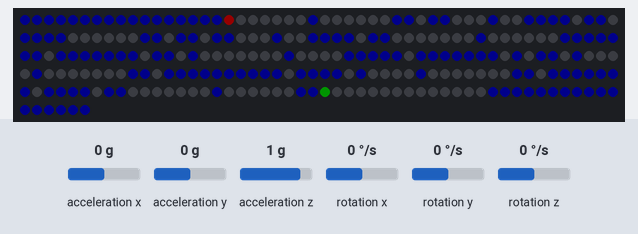
A sketch run on a simulated Arduino Uno, built with avr-gcc and run on an emulated ATmega328P. Parts: 256 RGB LEDs in strip order, left to right, continuing on the next row. The test bench sets the inputs (shaded band); at power-on: acceleration x 0 g, acceleration z 1 g, acceleration y 0 g, rotation x 0 °/s, rotation y 0 °/s, rotation z 0 °/s. Dim RGB values are drawn brighter than linear; the local clock reads 2024-03-15 10:24:30 at power-on unless the sketch sets it.

Above: at 1.2 s.
1.3 s: acceleration x set to 0.8 g
3.1 s: acceleration x set to -1.4 g
5.0 s: acceleration z set to -1.4 g
At 6.0 s:
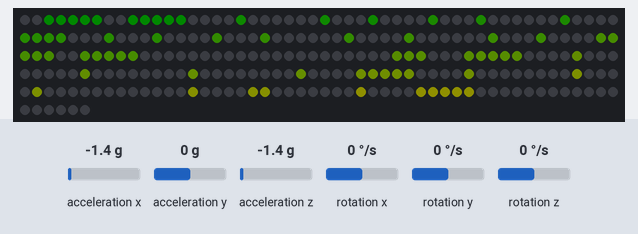
6.5 s: acceleration y set to -1.4 g
At 8.0 s:
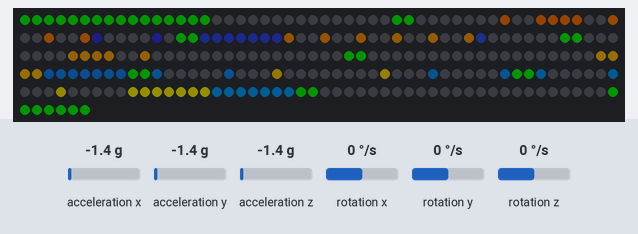
9.5 s: acceleration y set to 0 g
At 11.1 s:
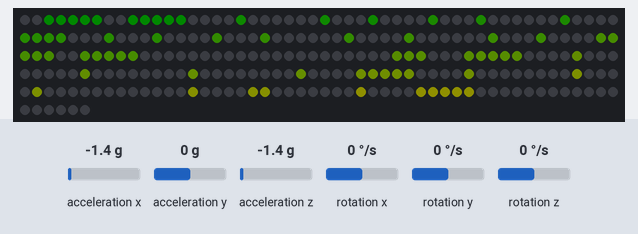
11.9 s: acceleration x set to 0 g
At 13.3 s:
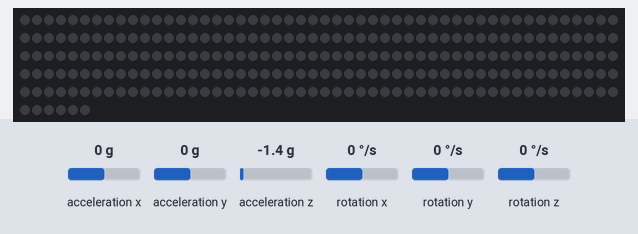
Timing chart, 0 to 14.9 s (numbered marks = the images above; inputs shaded):
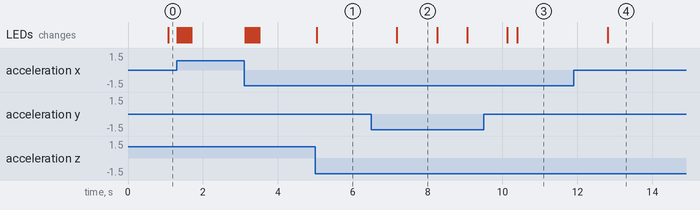

Measured:
- after the input at 5.0 s, the LEDs: change at once (image 1)
- after the input at 6.5 s, the LEDs: change after 0.68 s (image 2)
- after the input at 9.5 s, the LEDs: first differ from a run without the input after 0.90 s (image 3)
- after the input at 11.9 s, the LEDs: change after 0.91 s (image 4)

The sketch:

T_PIC.ino
```cpp
// ========================================================================================
// PROJETO: Display Gravitacional (PIC 1 - UFES)
// DESCRIÇÃO: Matriz de LED interativa com Acelerômetro, Relógio e Termômetro.
// GRUPO: Davi, Heitor e João
// ========================================================================================

// ----------------------------------------------------------------------------------------
// 1. BIBLIOTECAS
// ----------------------------------------------------------------------------------------
#include <Wire.h>       // Comunicação I2C
#include <MPU6050.h>    // Sensor de Movimento
#include "RTClib.h"     // Relógio de Tempo Real
#include <FastLED.h>    // Controle da Matriz de LEDs

// ----------------------------------------------------------------------------------------
// 2. DEFINIÇÕES DE HARDWARE E CONSTANTES
// ----------------------------------------------------------------------------------------
#define LED_PIN     7   // Pino de dados dos LEDs
#define NUM_LEDS    256 // Matriz 16x16
#define BRIGHTNESS  20  // Brilho limitado para economia de energia

// ----------------------------------------------------------------------------------------
// 3. INSTÂNCIAS E VARIÁVEIS GLOBAIS
// ----------------------------------------------------------------------------------------
CRGB leds[NUM_LEDS];    // Array de cores dos LEDs
RTC_DS1307 rtc;         // Objeto do Relógio
MPU6050 mpu(0x69);      // Sensor MPU (Endereço 0x69)
char buffer[16][16];    // Grade virtual para desenho antes de renderizar

// Variáveis de Filtragem (Filtro Passa-Baixa)
float axFiltrado = 0, ayFiltrado = 0, azFiltrado = 0;
float alfa = 0.2;       // Fator de suavização (0.0 a 1.0)

// Estado do Sistema
bool bateuNaParede = false;
int nivelAtual = 0;     // Nível do Labirinto (0 a 4)
int modoGlobal = 0;     // 0:Jogo, 1:Relógio, 2:Data, 3:Temperatura
int bolaX = 1, bolaY = 1;

// ----------------------------------------------------------------------------------------
// 4. MAPAS E FONTES (DADOS DE MEMÓRIA)
// ----------------------------------------------------------------------------------------

// Labirintos: Cada uint16_t representa uma linha de 16 bits (1=parede, 0=caminho)
const uint16_t mapas[5][16] = {
    { 0xFFFF, 0x8081, 0xBC8D, 0xBC0D, 0xBC8D, 0x8081, 0xBFBF, 0xA021, 0xAFEF, 0xA101, 0xEFFD, 0xA101, 0xBDFD, 0x8081, 0x8001, 0xFFFF },
    { 0xFFFF, 0x8181, 0xFBB7, 0x8105, 0xBFF5, 0xA015, 0xACC5, 0x8845, 0xDBB7, 0x8B81, 0xEBFF, 0x8801, 0xBFFD, 0x8001, 0x8001, 0xFFFF },
    { 0xFFFF, 0x9FFF, 0x8201, 0xBAF5, 0x8295, 0xBE9D, 0x8081, 0xFEFF, 0x8001, 0x9E85, 0x8285, 0x82BD, 0x82A5, 0x9EBD, 0x8001, 0xFFFF },
    { 0xFFFF, 0x9005, 0xC87D, 0xAAD5, 0xAE15, 0xA2D1, 0xA945, 0x8855, 0x8BA9, 0xAA11, 0xAA43, 0xA925, 0xA61D, 0x9085, 0x8891, 0xFFFF },
    { 0xFFFF, 0xAAAB, 0xAAAB, 0x8001, 0xDFFD, 0xD001, 0x96FD, 0x9803, 0x87ED, 0xF225, 0x8A25, 0xBC25, 0x8105, 0xDFFD, 0x8001, 0xFFFF }
};

// Fonte Numérica: Matriz 5x7 para os dígitos de 0 a 9
const uint8_t fonteCubo[10][7] = {
    {0x1F, 0x11, 0x11, 0x11, 0x11, 0x11, 0x1F}, // 0
    {0x04, 0x0C, 0x04, 0x04, 0x04, 0x04, 0x0E}, // 1
    {0x1F, 0x01, 0x01, 0x1F, 0x10, 0x10, 0x1F}, // 2
    {0x1F, 0x01, 0x01, 0x0F, 0x01, 0x01, 0x1F}, // 3
    {0x11, 0x11, 0x11, 0x1F, 0x01, 0x01, 0x01}, // 4
    {0x1F, 0x10, 0x10, 0x1F, 0x01, 0x01, 0x1F}, // 5
    {0x1F, 0x10, 0x10, 0x1F, 0x11, 0x11, 0x1F}, // 6
    {0x1F, 0x01, 0x01, 0x01, 0x01, 0x01, 0x01}, // 7
    {0x1F, 0x11, 0x11, 0x1F, 0x11, 0x11, 0x1F}, // 8
    {0x1F, 0x11, 0x11, 0x1F, 0x01, 0x01, 0x1F}  // 9
};

const uint8_t simboloCelsius[7] = { 0b01100011, 0b10010100, 0b10010100, 0b01100100, 0b00000100, 0b00000100, 0b00000011 };
// ----------------------------------------------------------------------------------------
// 5. AUXILIARES E RENDERIZAÇÃO
// ----------------------------------------------------------------------------------------

int getIndex(int x, int y) {
    if (y % 2 == 0) return (y * 16) + (15 - x);
    else return (y * 16) + x;
}

void limparBuffer() {
    for (int i = 0; i < 16; i++) {
        for (int j = 0; j < 16; j++) buffer[i][j] = '.';
    }
}

void escreverNoBuffer(int x, int y, char c, int rot) {
    int nx = x, ny = y;
    if (rot == 90) { nx = y; ny = 15 - x; }
    else if (rot == 180) { nx = 15 - x; ny = 15 - y; }
    else if (rot == 270) { nx = 15 - y; ny = x; }
    if (nx >= 0 && nx < 16 && ny >= 0 && ny < 16) buffer[ny][nx] = c;
}

void desenharDigito(int d, int xOff, int yOff, int rot, char c) {
    for (int i = 0; i < 7; i++) {
        for (int j = 0; j < 5; j++) {
            if ((fonteCubo[d][i] >> (4 - j)) & 1) escreverNoBuffer(yOff + j, xOff + i, c, rot);
        }
    }
}

void renderizar() {
    for (int i = 0; i < 16; i++) {
        for (int j = 0; j < 16; j++) {
            int idx = getIndex(j, i);

            if (buffer[i][j] == '#') {
                if (modoGlobal == 1)      leds[idx] = blend(CRGB(40,0,80), CRGB(0,180,255), i*17); // Roxo -> Azul
                else if (modoGlobal == 2) leds[idx] = blend(CRGB(0,120,0), CRGB(200,200,0), i*17); // Verde -> Lima
                else if (modoGlobal == 3) leds[idx] = blend(CRGB(200,0,0), CRGB(255,140,0), i*17); // Vermelho -> Laranja
                else                      leds[idx] = CRGB(0, 0, 150);
            }
            else if (buffer[i][j] == 'M') { // Minutos
                leds[idx] = blend(CRGB(255,100,0), CRGB(255,255,0), i*17); // Laranja -> Amarelo
            }
            else if (buffer[i][j] == 'S') leds[idx] = CRGB(0, 255, 0); // Segundos
            else if (buffer[i][j] == 'O') leds[idx] = bateuNaParede ? CRGB(255, 255, 255) : CRGB(255, 0, 0);
            else if (buffer[i][j] == 'X') leds[idx] = CRGB(0, 255, 0);
            else leds[idx] = CRGB(0, 0, 0);
        }
    }
    FastLED.show();
}

// ----------------------------------------------------------------------------------------
// 6. MODOS DE OPERAÇÃO
// ----------------------------------------------------------------------------------------

void modoRelogio() {
    DateTime now = rtc.now();
    limparBuffer(); modoGlobal = 1;

    // Horas (Gradiente Roxo/Azul)
    desenharDigito(now.hour() / 10, 1, 2, 270, '#');
    desenharDigito(now.hour() % 10, 1, 9, 270, '#');

    // Minutos (Gradiente Laranja/Amarelo)
    desenharDigito(now.minute() / 10, 8, 2, 270, 'M');
    desenharDigito(now.minute() % 10, 8, 9, 270, 'M');

    int seg = now.second();
    for (int i = 0; i < 15; i++) {
        if (seg > i)      escreverNoBuffer(i, 0, 'S', 0);
        if (seg > i + 15) escreverNoBuffer(15, i, 'S', 0);
        if (seg > i + 30) escreverNoBuffer(15-i, 15, 'S', 0);
        if (seg > i + 45) escreverNoBuffer(0, 15-i, 'S', 0);
    }
    renderizar();
}

void modoData() {
    DateTime now = rtc.now();
    limparBuffer(); modoGlobal = 2;
    desenharDigito(now.day() / 10, 1, 2, 180, '#');
    desenharDigito(now.day() % 10, 1, 9, 180, '#');
    desenharDigito(now.month() / 10, 9, 2, 180, '#');
    desenharDigito(now.month() % 10, 9, 9, 180, '#');
    renderizar();
}

void modoTemperatura() {
    int tempInt = (int)(mpu.getTemperature() / 340.0 + 30);
    limparBuffer(); modoGlobal = 3;
    desenharDigito(tempInt / 10, 1, 2, 90, '#');
    desenharDigito(tempInt % 10, 1, 9, 90, '#');
    for (int i = 0; i < 7; i++) {
        for (int j = 0; j < 8; j++) {
            if ((simboloCelsius[i] >> (7 - j)) & 1) escreverNoBuffer(4 + j, 9 + i, '#', 90);
        }
    }
    renderizar();
}

void modoJogo(int16_t ay, int16_t ax) {
    limparBuffer(); modoGlobal = 0; bateuNaParede = false;
    for (int i = 0; i < 16; i++) {
        for (int j = 0; j < 16; j++) {
            if ((mapas[nivelAtual][i] >> (15 - j)) & 1) escreverNoBuffer(j, i, '#', 0);
        }
    }
    escreverNoBuffer(14, 14, 'X', 0);

    int px = bolaX, py = bolaY;
    if (ax > 4000) px = constrain(bolaX + 1, 0, 15);
    else if (ax < -4000) px = constrain(bolaX - 1, 0, 15);
    if (!((mapas[nivelAtual][bolaY] >> (15 - px)) & 1)) bolaX = px;
    else if (abs(ax) > 4000) bateuNaParede = true;

    if (ay > 4000) py = constrain(bolaY + 1, 0, 15);
    else if (ay < -4000) py = constrain(bolaY - 1, 0, 15);
    if (!((mapas[nivelAtual][py] >> (15 - bolaX)) & 1)) bolaY = py;
    else if (abs(ay) > 4000) bateuNaParede = true;

    if (bolaX == 14 && bolaY == 14) {
        fill_solid(leds, NUM_LEDS, CRGB::Green); FastLED.show(); delay(500);
        bolaX = 1; bolaY = 1; nivelAtual = (nivelAtual + 1) % 5;
    }
    escreverNoBuffer(bolaX, bolaY, 'O', 0);
    renderizar();
}

// ----------------------------------------------------------------------------------------
// 7. FUNÇÕES PADRÃO ARDUINO (SETUP E LOOP)
// ----------------------------------------------------------------------------------------

void setup() {
    Serial.begin(9600);
    Wire.begin();

    // Configuração Inicial de LEDs
    FastLED.addLeds<WS2812B, LED_PIN, GRB>(leds, NUM_LEDS);
    FastLED.setBrightness(BRIGHTNESS);

    // Inicialização de Sensores
    rtc.begin();
    // rtc.adjust(DateTime(2026, 2, 10, 19, 8, 20)); // Use para acertar a hora se necessário

    mpu.initialize();
}

void loop() {
    int16_t ax, ay, az, gx, gy, gz;
    mpu.getMotion6(&ax, &ay, &az, &gx, &gy, &gz);

    // Aplicação do Filtro Passa-Baixa para suavizar o movimento
    axFiltrado = (alfa * ax) + ((1.0 - alfa) * axFiltrado);
    ayFiltrado = (alfa * ay) + ((1.0 - alfa) * ayFiltrado);
    azFiltrado = (alfa * az) + ((1.0 - alfa) * azFiltrado);

    // Máquina de Estados baseada na inclinação do Cubo
    if (azFiltrado > 10000)        modoJogo(ax, ay);      // Face Topo
    else if (ayFiltrado < -10000)  modoRelogio();        // Face Direita
    else if (axFiltrado < -10000)  modoData();           // Face em Pé
    else if (ayFiltrado > 10000)   modoTemperatura();    // Face Esquerda
    else {
        limparBuffer();
        renderizar();
    }

    // Delay variável: mais rápido no jogo para melhor resposta
    delay(azFiltrado > 10000 ? 30 : 250);
}
```
